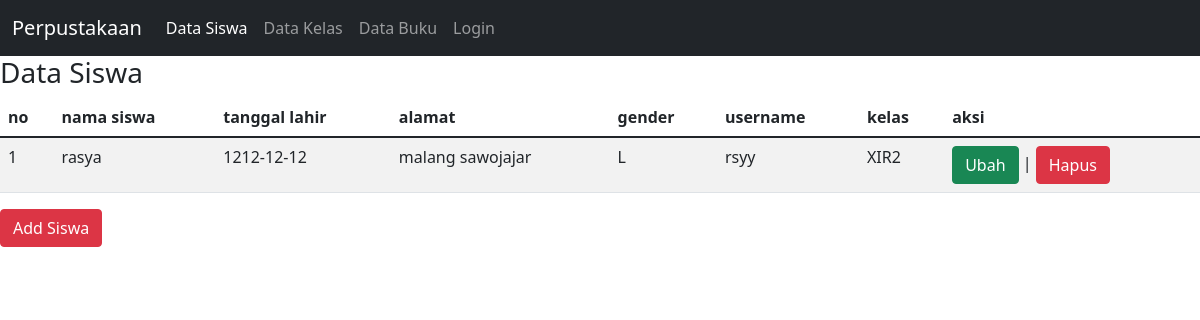
The page /perpustakaan/tampil_siswa.php on the database its author committed.
### tables this page shows
CREATE TABLE `siswa1` (
  `id_siswa` int(11) NOT NULL,
  `nama_siswa` varchar(100) NOT NULL,
  `tanggal_lahir` date NOT NULL,
  `gender` enum('L','P') NOT NULL,
  `alamat` text NOT NULL,
  `username` varchar(255) NOT NULL,
  `password` varchar(255) NOT NULL,
  `id_kelas` int(11) NOT NULL
);

CREATE TABLE `kelas1` (
  `id_kelas` int(11) NOT NULL,
  `nama_kelas` varchar(20) NOT NULL,
  `kelompok` varchar(20) NOT NULL,
  `angkatan` int(100) NOT NULL
);

### perpustakaan/tampil_siswa.php (the view, shortened to what this page needs)
<html>
<head>
    <link href="https://cdn.jsdelivr.net/npm/bootstrap@5.0.1/dist/css/bootstrap.min.css" rel="stylesheet">
</head>
<body>
<?php include 'navbar.php';?>
    <h3>Data Siswa</h3>
    <table class="table table-hover table-striped">
        <thead>
            <tr>
                <th>no</th>
                <th>nama siswa</th>
                <th>tanggal lahir</th>
                <th>alamat</th>
                <th>gender</th>
                <th>username</th>
                <th>kelas</th>
                <th>aksi</th>
            </tr>
        </thead>
        <tbody>
            <?php
            include "koneksi.php";
            $qry_siswa=mysqli_query($conn,"select * from siswa1 join kelas1 on kelas1.id_kelas=siswa1.id_kelas");
            $no=0;
            while($data_siswa=mysqli_fetch_array($qry_siswa)){
            $no++;?>
    <tr>
    <td><?=$no?></td>
    <td><?=$data_siswa['nama_siswa']?></td>
     <td><?=$data_siswa['tanggal_lahir']?></td>
     <td><?=$data_siswa['alamat']?></td>
     <td><?=$data_siswa['gender']?> </td>
     <td><?=$data_siswa['username']?></td>
     <td><?=$data_siswa['nama_kelas']?></td>
     <td>
    <a href="ubah_siswa.php?id_siswa=<?=$data_siswa['id_siswa']?>" class="btn btn-success">Ubah</a> | <a href="hapus.php?
    id_siswa=<?=$data_siswa['id_siswa']?>" onclick="return
    confirm('Apakah anda yakin menghapus data ini?')" class="btn btn-danger">Hapus</a></td>
    </tr>
    <?php
 }
    ?>
</tbody>
    </table>
<a href="tambah_siswa.php"><input type="button" name='' value="Add Siswa" class="btn btn-danger"></a>
</body>
</html>

### rows shown on the page
siswa1: nama_siswa "rasya", tanggal_lahir "1212-12-12", alamat "malang sawojajar", gender "L", username "rsyy", id_kelas.nama_kelas "XIR2"
